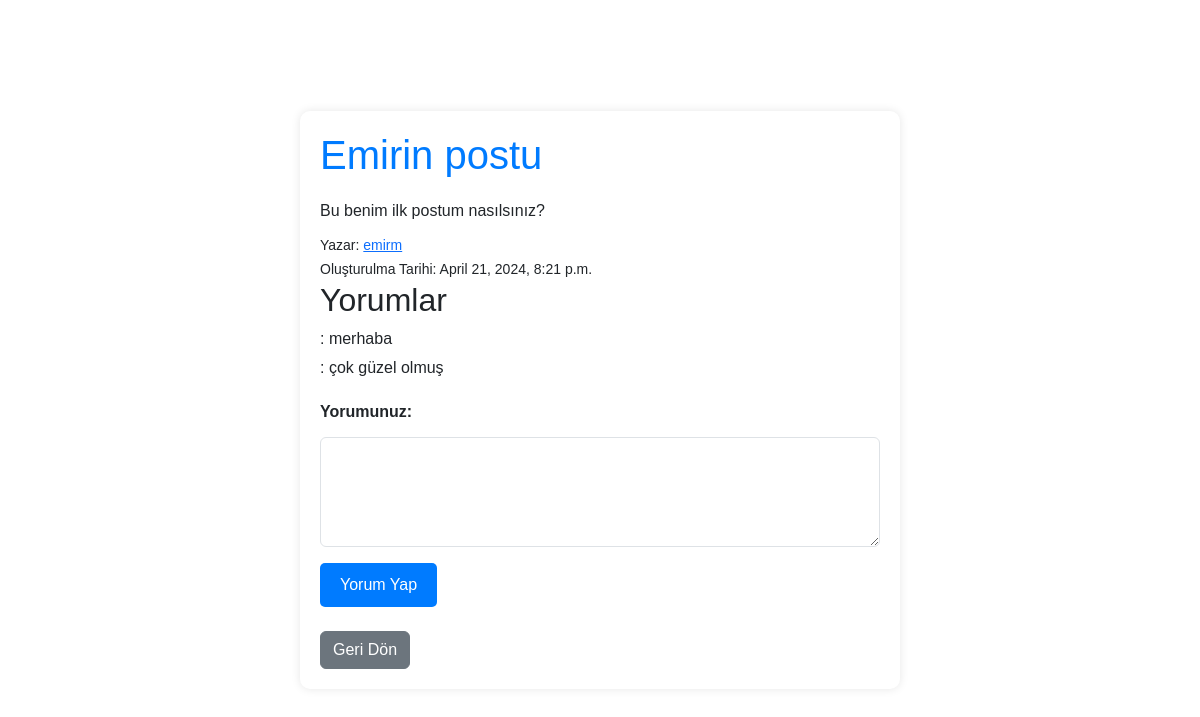
/blog/16/, run on the app's committed database.
### myblog/models.py (models this page shows, shortened)
class Post(models.Model):
    title = models.CharField(max_length=100)
    content = models.TextField()
    author = models.ForeignKey(User, on_delete=models.CASCADE)
    file = models.ImageField(upload_to='uploads/', blank=True, null=True)
    created_at = models.DateTimeField(auto_now_add=True)
    likes = models.ManyToManyField(User, related_name='liked_posts')

class Comment(models.Model):
    post = models.ForeignKey(Post, on_delete=models.CASCADE, related_name='comments')
    content = models.TextField()

### myblog/views.py (the view)
# urls.py: path('blog/<int:post_id>/', blog_detail, name='blog_detail'),
def blog_detail(request, post_id):
    post = get_object_or_404(Post, pk=post_id)
    comments = post.comments.all()
    if request.method == 'POST':
        content = request.POST.get('content')
        post.comments.create(content=content)
        return redirect('blog_detail', post_id=post_id)
    return render(request, 'blog_detail.html', {'post': post, 'comments': comments})

### templates/blog_detail.html (shortened to what this page needs)
<!DOCTYPE html>
<html lang="en">
<head>
    <link href="https://cdn.jsdelivr.net/npm/bootstrap@5.3.3/dist/css/bootstrap.min.css" rel="stylesheet"
>
</head>
<body>
    <div class="container">
        <h1>{{ post.title }}</h1>
        <p>{{ post.content }}</p>
        <small>Yazar: <a href="{% url 'user_detail' post.author.id %}">{{ post.author.username }}</a></small>
        <br>
        <small>Oluşturulma Tarihi: {{ post.created_at }}</small>
        <h2>Yorumlar</h2>
        <ul>
            {% for comment in comments %}
            <li>{{ comment.users.username }}: {{ comment.content }}</li>
            {% endfor %}
        </ul>
        <form method="post">
            <div class="mb-3">
                <label for="content" class="form-label">Yorumunuz:</label>
                <textarea class="form-control" id="content" name="content" rows="4" required></textarea>
            </div>
            <button type="submit" class="btn btn-primary">Yorum Yap</button>
        </form>
        <a href="{% url 'home' %}" class="btn btn-secondary mt-4">Geri Dön</a>
    </div>
</body>
</html>

### data on the page
Post: title "Emirin postu", content "Bu benim ilk postum nasılsınız?", author.username "emirm", created_at "April 21, 2024, 8:21 p.m."
Comment: content "merhaba"
Comment: content "çok güzel olmuş"
